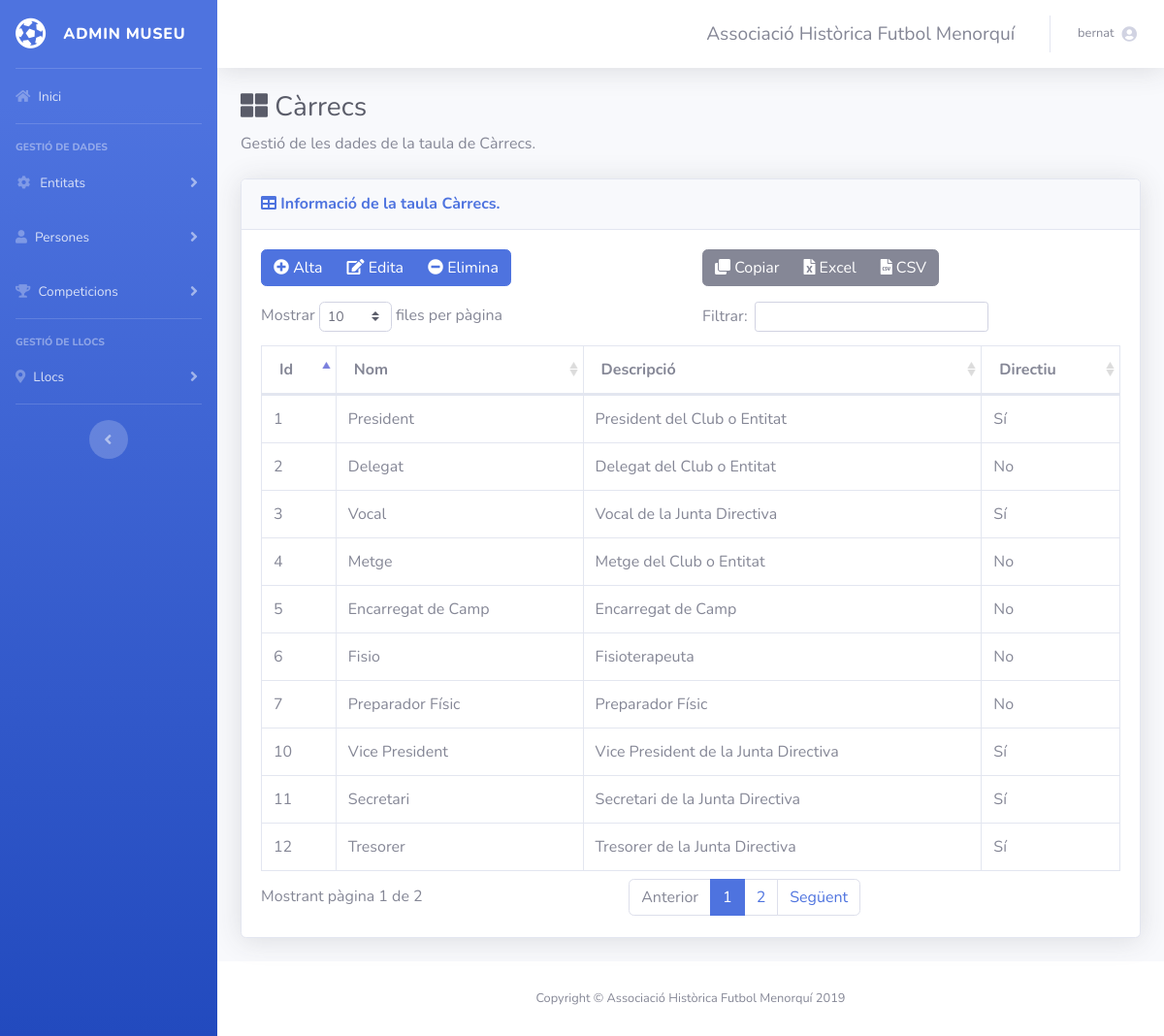
Page /carrecs.php (signed in) on the committed database.
### tables this page shows
CREATE TABLE `carrecs` (
  `id` int(11) NOT NULL,
  `nom` varchar(20) NOT NULL,
  `descripcio` varchar(50) NOT NULL,
  `directiu` char(1) NOT NULL DEFAULT 'N'
);

### carrecs.php (the view, shortened to what this page needs)
<?php include("common/head.php") ?>
<?php require_once('connexions/connexio01.php'); ?>
<?php
$nomTaula = "Càrrecs";
?>
<body id="page-top">
  <div id="wrapper">
    <?php include("common/navigation.php") ?>
    <div id="content-wrapper" class="d-flex flex-column">
      <div id="content">
        <?php include("common/notifications.php") ?>
        <div class="container-fluid">
          <h1 class="h3 mb-2 text-gray-800"><i class="fas fa-th-large"></i> <?php echo $nomTaula; ?></h1>
          <p class="mb-4">Gestió de les dades de la taula de <?php echo $nomTaula; ?>.</p>
          <div class="card shadow mb-4">
            <div class="card-header py-3">
              <h6 class="m-0 font-weight-bold text-primary"><i class="fa fa-table"></i> Informació de la taula <?php echo $nomTaula; ?>.</h6>
            </div>
            <div class="card-body">
              <div class="row" id="zona-botons">
                  <div class=" col-md-6">
                    <?php if($_SESSION['role']=="A" || $_SESSION['role']=="E") { ?>
                      <div class="btn-group"  role="group">
                          <button type="button" class="btn btn-primary btn-new" data-toggle="modal" data-target="#myNewModal"><i class="fas fa-plus-circle"></i> Alta</button>
                          <button type="button" class="btn btn-primary btn-edit" data-toggle="modal" data-target="#myEditModal"><i class="fa fa-edit"></i> Edita</button>
                          <button type="button" class="btn btn-primary btn-delete" data-toggle="modal" data-target="#myDeleteModal"><i class="fas fa-minus-circle"></i> Elimina</button>
                      </div>
                    <?php } ?>
                  </div>
                  <div class="col-md-6"></div>
              </div>
              <div class="table-responsive overflow-hidden">
                <table class="table table-bordered" id="dt" width="100%" cellspacing="0">
                  <thead>
                    <tr>
                      <th>Id</th>
                      <th>Nom</th>
                      <th>Descripció</th>
                      <th>Directiu</th>
                    </tr>
                  </thead>
                  <tbody>
                        <?php
                        $query_rsGrups = "SELECT * FROM carrecs ORDER BY nom ASC";
                        $rs = mysqli_query($con01, $query_rsGrups) or die("Error: ".mysqli_error($con01));
                        while ($row = mysqli_fetch_array($rs)){
                        ?>
                        <tr>
                            <td><?php echo $row['id']; ?></td>
                            <td><?php echo ($row['nom']); ?></td>
                            <td><?php echo ($row['descripcio']); ?></td>
                            <td><?php echo ($row['directiu']=='S'?'Sí':'No'); ?></td>
                        </tr>
                        <?php
                            }
                        ?>
                  </tbody>
                </table>
              </div>
            </div>
          </div>
        </div>
      </div>
      <?php include("common/footer.php") ?>
    </div>
  </div>
</body>
</html>

### rows in the picture
carrecs: id "2", nom "Delegat", descripcio "Delegat del Club o Entitat", directiu "No"
carrecs: id "5", nom "Encarregat de Camp", descripcio "Encarregat de Camp", directiu "No"
carrecs: id "6", nom "Fisio", descripcio "Fisioterapeuta", directiu "No"
carrecs: id "4", nom "Metge", descripcio "Metge del Club o Entitat", directiu "No"
carrecs: id "7", nom "Preparador Físic", descripcio "Preparador Físic", directiu "No"
carrecs: id "1", nom "President", descripcio "President del Club o Entitat", directiu "Sí"
carrecs: id "11", nom "Secretari", descripcio "Secretari de la Junta Directiva", directiu "Sí"
carrecs: id "12", nom "Tresorer", descripcio "Tresorer de la Junta Directiva", directiu "Sí"
carrecs: id "10", nom "Vice President", descripcio "Vice President de la Junta Directiva", directiu "Sí"
carrecs: id "3", nom "Vocal", descripcio "Vocal de la Junta Directiva", directiu "Sí"

### other values in the picture
$_SESSION['username'] "bernat"
$nomTaula "Càrrecs"
